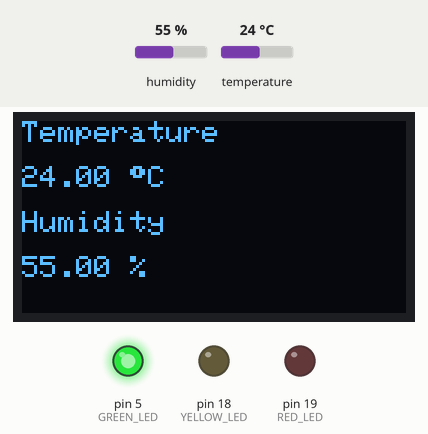
Simulated run of this sketch. Board: Arduino Uno, built with avr-gcc and run on an emulated ATmega328P. Shown: 128×64 one-colour display, output pins drawn as LEDs (lit = HIGH). The test bench sets the inputs (shaded band); at power-on: temperature 24 °C, humidity 55 %.

Above: at 2.9 s.
3.0 s: temperature set to 26 °C
At 5.1 s:
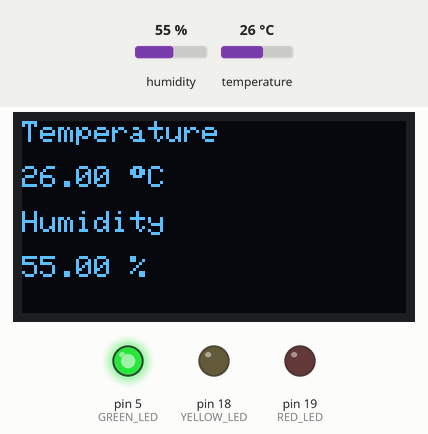
5.8 s: temperature set to 29 °C
At 7.4 s:
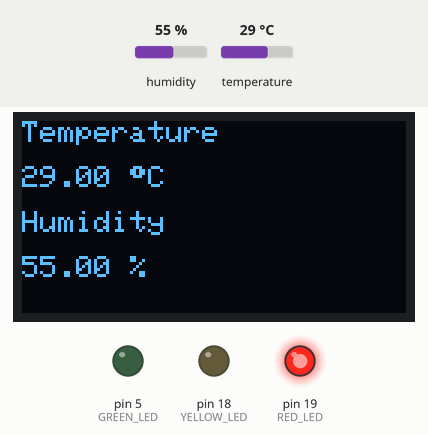
8.6 s: humidity set to 22 %
At 10.8 s:
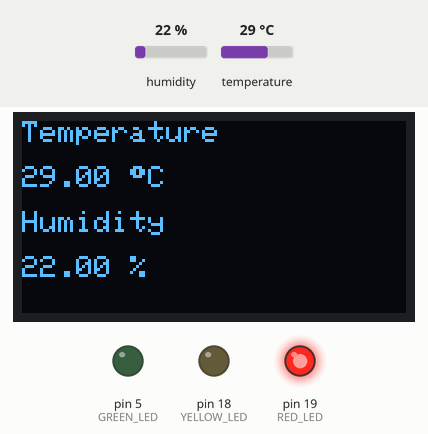
11.8 s: humidity set to 40 %
At 13.2 s:
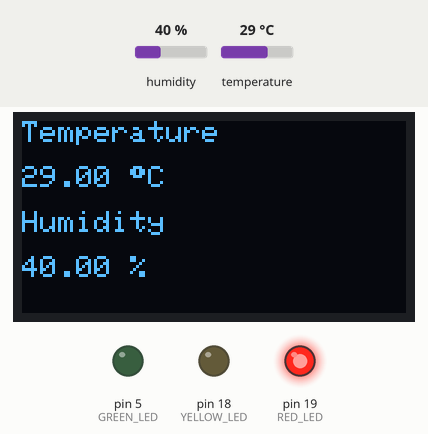
Timing chart, 0 to 14.8 s (numbered marks = the images above; inputs shaded):
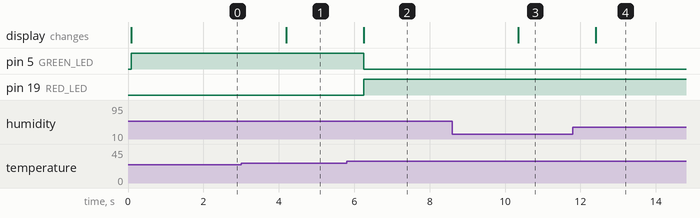

The sketch:

Sensor_OLED_LEDs_V3.ino
```cpp
#include <Wire.h>
#include <Adafruit_GFX.h>
#include <Adafruit_SSD1306.h>
#include <DHT.h>

#define SCREEN_WIDTH 128
#define SCREEN_HEIGHT 64

Adafruit_SSD1306 display(SCREEN_WIDTH, SCREEN_HEIGHT, &Wire, -1);

#define DHTPIN 4
#define DHTTYPE DHT11

#define GREEN_LED 5
#define RED_LED 19
#define YELLOW_LED 18

DHT dht(DHTPIN, DHTTYPE);

void greenLight()
{
  digitalWrite(GREEN_LED, HIGH);
  digitalWrite(YELLOW_LED, LOW);
  digitalWrite(RED_LED, LOW);
}

void yellowLight()
{
  digitalWrite(GREEN_LED, LOW);
  digitalWrite(YELLOW_LED, HIGH);
  digitalWrite(RED_LED, LOW);
}

void redLight()
{
  digitalWrite(GREEN_LED, LOW);
  digitalWrite(YELLOW_LED, LOW);
  digitalWrite(RED_LED, HIGH);
}
void updateDisplay(float temperature, float humidity)
{
  display.clearDisplay();

  display.setTextColor(SSD1306_WHITE);
  display.setCursor(0, 0);
  display.setTextSize(1);
  display.print("Temperature");

  display.setTextSize(1);
  display.setCursor(0, 15);
  display.print(temperature);
  display.print(" ");
  display.print((char)247);
  display.print("C");

  display.setTextSize(1);
  display.setCursor(0, 30);
  display.print("Humidity");

  display.setTextSize(1.5);
  display.setCursor(0, 45);
  display.print(humidity);
  display.print(" %");

  display.display();
}

void ledGlow(float temperature)
{
  if(temperature<27.5)
    greenLight();

  else if(temperature>=27.5 && temperature<28)
    yellowLight();

  else
    redLight();
}
void setup() {
  display.begin(SSD1306_SWITCHCAPVCC, 0x3C);
  pinMode(GREEN_LED, OUTPUT);
  pinMode(YELLOW_LED, OUTPUT);
  pinMode(RED_LED, OUTPUT);

  dht.begin();

}

void loop() {
  float temperature=dht.readTemperature();
  float humidity=dht.readHumidity();

  updateDisplay(temperature, humidity);
  ledGlow(temperature);
  delay(2000);

}
```

Measured:
- the behaviour switches between 27 and 28 °C on temperature (found by bisection; images 1 and 2)
- after the input at 3.0 s, the display: changes after 1.2 s (image 1)
- after the input at 5.8 s, pin 5 (GREEN_LED): HIGH → LOW after 0.45 s; pin 19 (RED_LED): LOW → HIGH after 0.45 s; the display: changes after 0.45 s (image 2)
- after the input at 8.6 s, the display: changes after 1.8 s (image 3)
- after the input at 11.8 s, the display: changes after 0.61 s (image 4)
